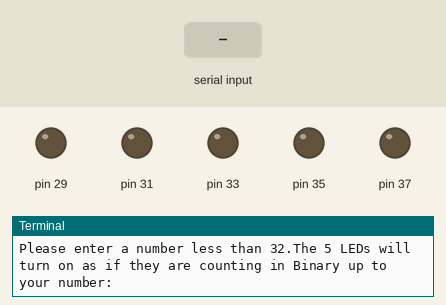
Bench run of a program on a simulated Raspberry Pi (header pin numbers). Shown: output pins drawn as LEDs (lit = HIGH), the last lines printed to the terminal. Dashed ring = blinking. The test bench sets the inputs (shaded band). At 6.3 s the program stops and its outputs stay as they are.

Above: at 1.2 s.
1.3 s: "5" typed at the terminal, then Enter
At 3.7 s:
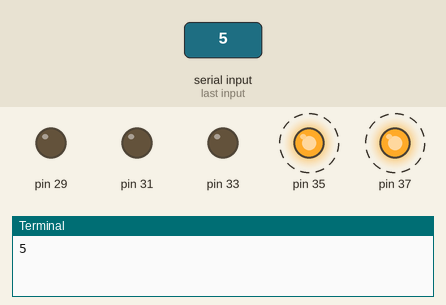
At 5.7 s:
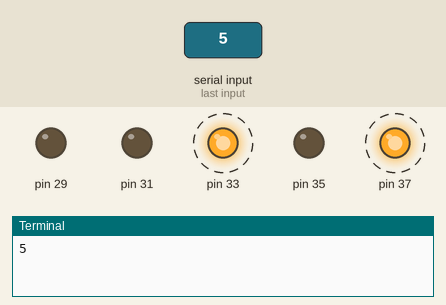
Timing chart, 0 to 7.3 s (numbered marks = the images above; inputs shaded):
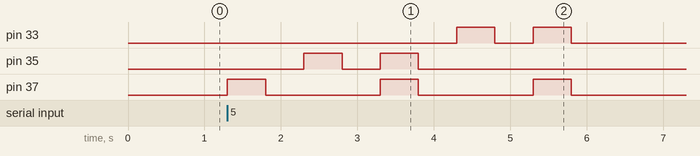

Measured:
- after the input at 1.3 s, pin 33: alternates HIGH for 0.50 s and LOW for 0.50 s, 4 changes in all, then stays LOW, starting after 3.0 s; pin 35: alternates HIGH for 0.50 s and LOW for 0.50 s, 4 changes in all, then stays LOW, starting after 1.0 s; pin 37: alternates HIGH for 0.50 s and LOW for 1.5 s, starting at once

The program:

Lesson2LEDBinaryCountHW.py
```python
'''
Project 2 : Count in Binary up to 31 using 5 LED (switches)
'''

import RPi.GPIO as GPIO
import numpy as np
from time import sleep

# 1. the GPIO library has to be imported on the machine
# 2. Need to say which numbering convention we're using for the pins, BSM(Broadcom) or Board
# 3. Need to tell the pi whether our pin will function as input or output by providing the number and function.
# In our case, GPIO pin 11 is used to send voltage to the circuit, so it's an output pin.
# This assignment has to be undone once all work/project is completed so the pins will not have a preset function assigned to them.
GPIO.setmode(GPIO.BOARD)
GPIO.setup(29, GPIO.OUT)
GPIO.setup(31, GPIO.OUT)
GPIO.setup(33, GPIO.OUT)
GPIO.setup(35, GPIO.OUT)
GPIO.setup(37, GPIO.OUT)
# check this page to summarize the above: https://raspberrypi.stackexchange.com/questions/59583/how-to-write-to-multiple-gpios-at-the-same-time

# Now we can use numbers 1 up to 31 in a for loop to turn the 5 LEDs on as if it is counting the numbers!
n = int(input("Please enter a number less than 32.The 5 LEDs will turn on as if they are counting in Binary up to your number: "))
while n > 31:
    n = int(input("I can only count up to 31! Please enter a number less than or equal to 31: "))

for i in np.linspace(1, n, n):
    int1 = i//16 ; mod1=i%16
    int2 = mod1//8 ; mod2= mod1%8
    int3 = mod2//4 ; mod3= mod2%4
    int4 = mod3//2 ; mod4= mod3%2
    int5 = mod4//1 ; mod5= mod4%1
    # print('int1= ', int1) ; print('mod1= ', mod1)
    # print('int2= ', int2) ; print('mod2= ', mod2)
    # print('int3= ', int3) ; print('mod3= ', mod3)
    # print('int4= ', int4) ; print('mod4= ', mod4)
    # print('int5= ', int5) ; print('mod5= ', mod5)

    if int1 == 1:
        GPIO.output(29, 1)
    if int2 == 1:
        GPIO.output(31, 1)
    if int3 == 1:
        GPIO.output(33, 1)
    if int4 == 1:
        GPIO.output(35, 1)
    if int5 == 1:
        GPIO.output(37, 1)
    sleep(0.5)
    GPIO.output(29, 0)
    GPIO.output(31, 0)
    GPIO.output(33, 0)
    GPIO.output(35, 0)
    GPIO.output(37, 0)
    sleep(0.5)

# At the very end, we will need to leave a clean slate of the pin so nothing we setup remains
GPIO.cleanup()
```
